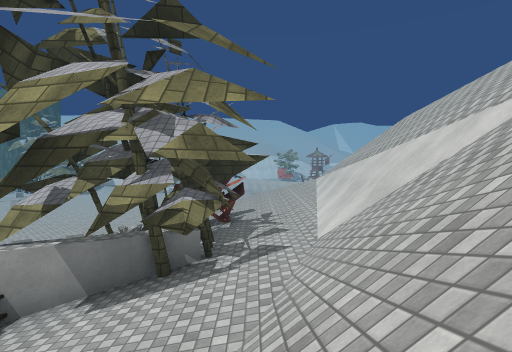
View 1 (above)

19 first-person views from a walk through a scene from a Unity 3-D project. The camera is 1.4 m above the floor, tilts 2° down and sees 80° across. The floor is counted in squares, 2 m on a side. Each view is taken from the middle of a square. On the plan, view 1 faces up. The plan holds only what a view shows up to about 10 squares ahead; the rest is blank. The place goes on beyond the plan. Some animated figures are not drawn. Some surface patterns are stand-ins.

View 2
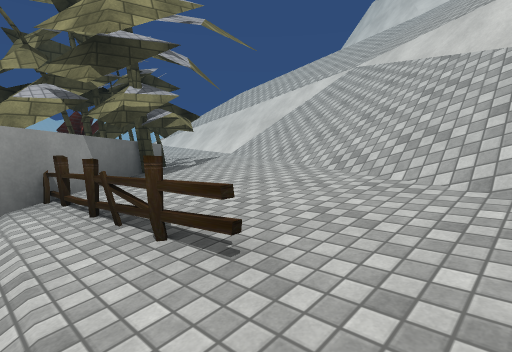

View 3
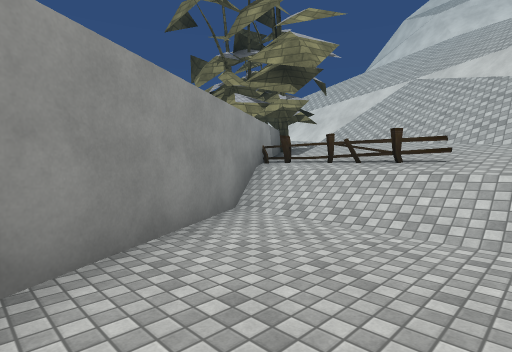

View 4
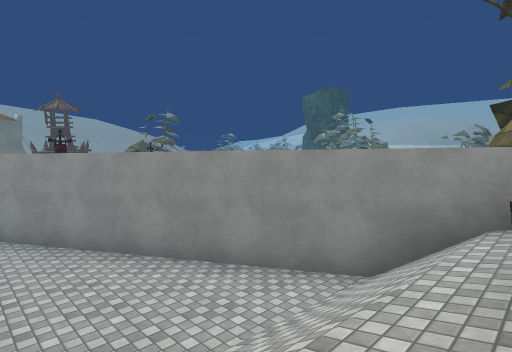

View 5
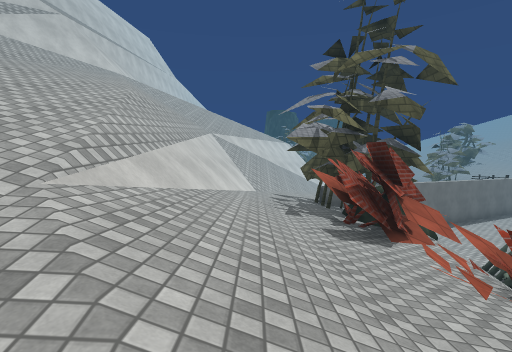

View 6
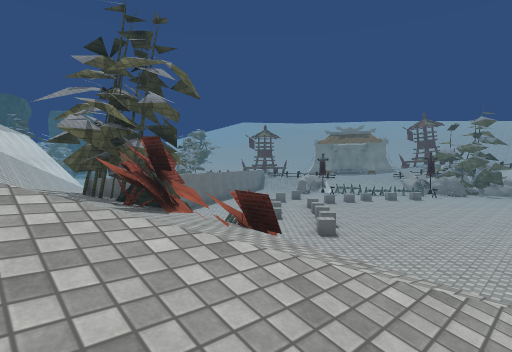

View 7
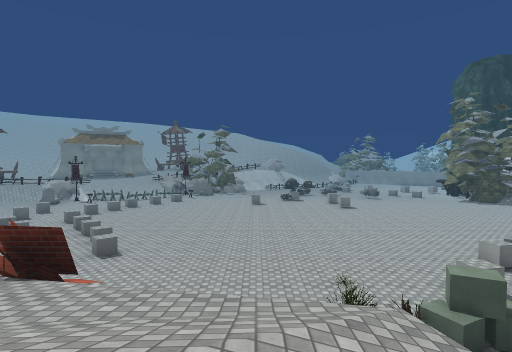

View 8
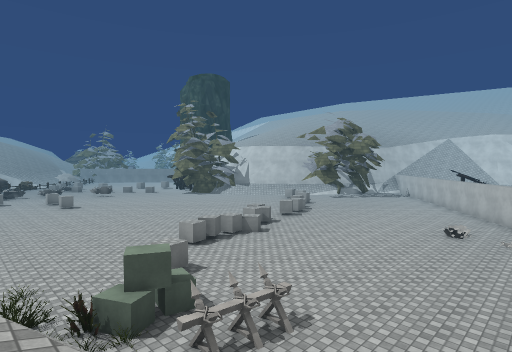

View 9
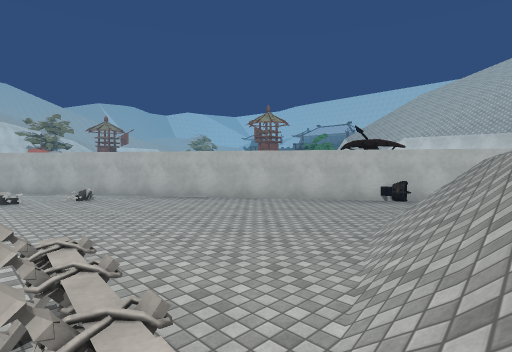

View 10
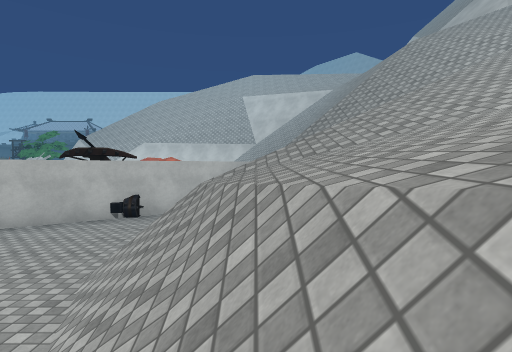

View 11
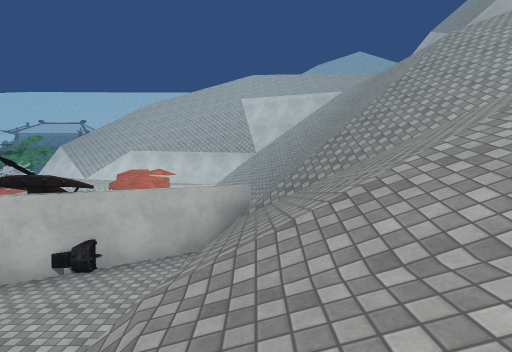

View 12
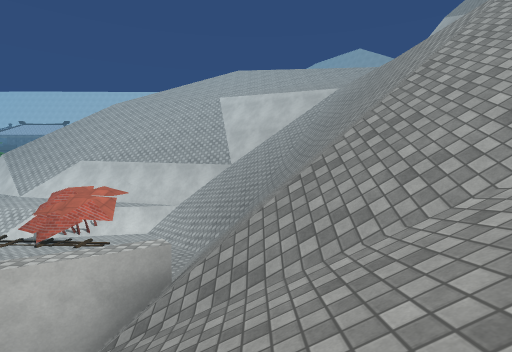

View 13
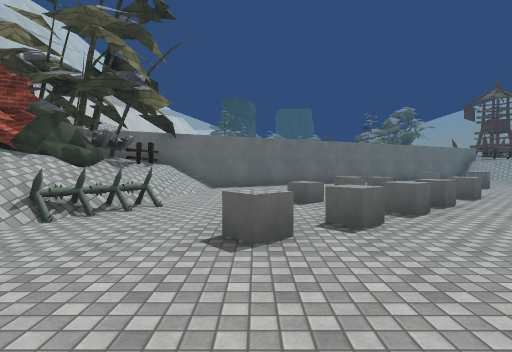

View 14
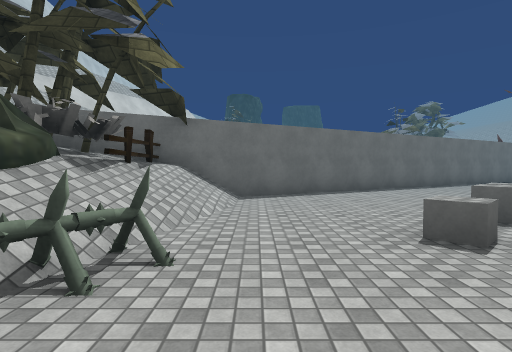

View 15
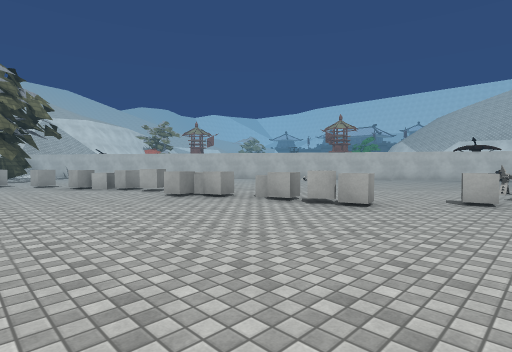

View 16
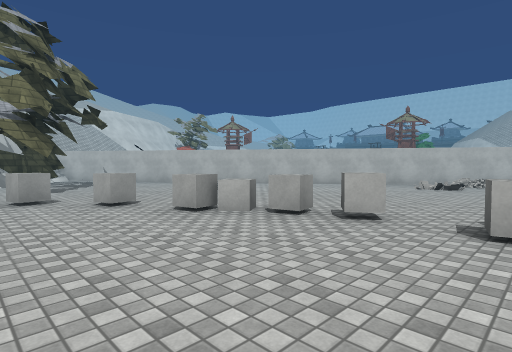

View 17
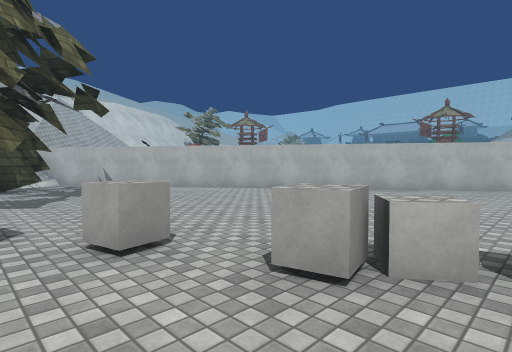

View 18
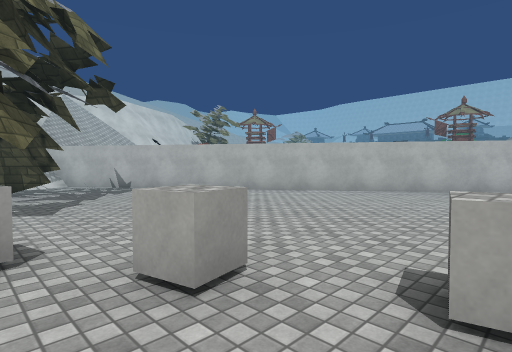

View 19
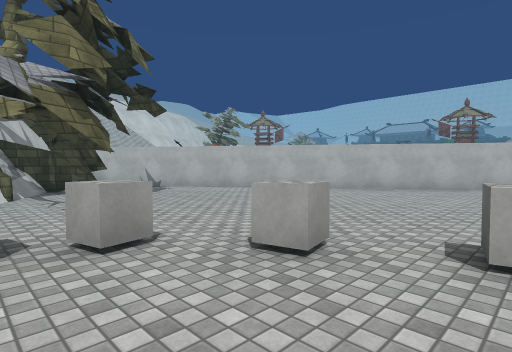

### Floor plan
Key: @ floor where view 1 was taken; # wall or solid block; . main floor; : floor 0.75 m higher than the main floor; + floor 1.5 m higher than the main floor; * floor 2.5 m higher than the main floor; % floor 3.25 m higher than the main floor; & floor 4 m higher than the main floor; $ floor 10.5 m higher than the main floor; / step, stairs or slope; = window, fence, low wall or low ledge; ^ raised ledge; v drop or lower ground; C cube; O other object.
Columns run from 10 left of view 1 to 15 right of it. Each row starts with its distance up from view 1.
 39   ###
 38    =##
 37    ..#
 36  ##..##
 35  ##...##
 34   .....#
 33  ......##
 32 .. .....##
 31 .........##
 30  C........#
 29 ..C.......##
 28 ...........##
 27 ...CC.......#
 26 ....C.......##
 25 ....C.....:O.##
 24 ..............#
 23 ....CC........##        .=
 22 .....C.........##      .#
 21 .....C..........#O     .#
 20 .....C...........OO    .#
 19 .....C...........#O     ..
 18 .......C.O........##    ./
 17 ........OO.////////# ...//
 16 .......OO////*/////#//////
 15   ......O /**/////////////
 14 ........O//%%/////////////
 13 ........ /*/&/////////////
 12  ...... //*///////////////
 11   ...../=/*//// //////////
 10  ...C../#/*/=/// ////
  9 ..CC...O^#//v///  ///
  8 .CC...O=##*/=////  //
  7 CC.C../###*/#/////
  6 C.C.../###*/#/////=
  5 CC..../###*=#/////#
  4   ..../###*/#////##
  3 .....###**///////#
  2 ...###/#**///////#
  1 .###../v**//=///
  0 ##..../=+/@#///$
 -1  ...../++//#

Positions as (right, up) in squares from view 1, and headings:
1: (0, 0), facing up
2: (-4, -1), facing up-right
3: (-8, -1), facing up-right
4: (-3, -1), facing up-left
5: (1, 14), facing down
6: (2, 15), facing down-left
7: (2, 14), facing left
8: (2, 15), facing up-left
9: (-1, 16), facing up-right
10: (0, 16), facing right
11: (2, 16), facing right
12: (5, 15), facing right
13: (-6, 13), facing down
14: (-5, 10), facing down
15: (-10, 17), facing up-right
16: (-10, 23), facing up-right
17: (-9, 26), facing up-right
18: (-9, 27), facing up-right
19: (-10, 27), facing up-right
